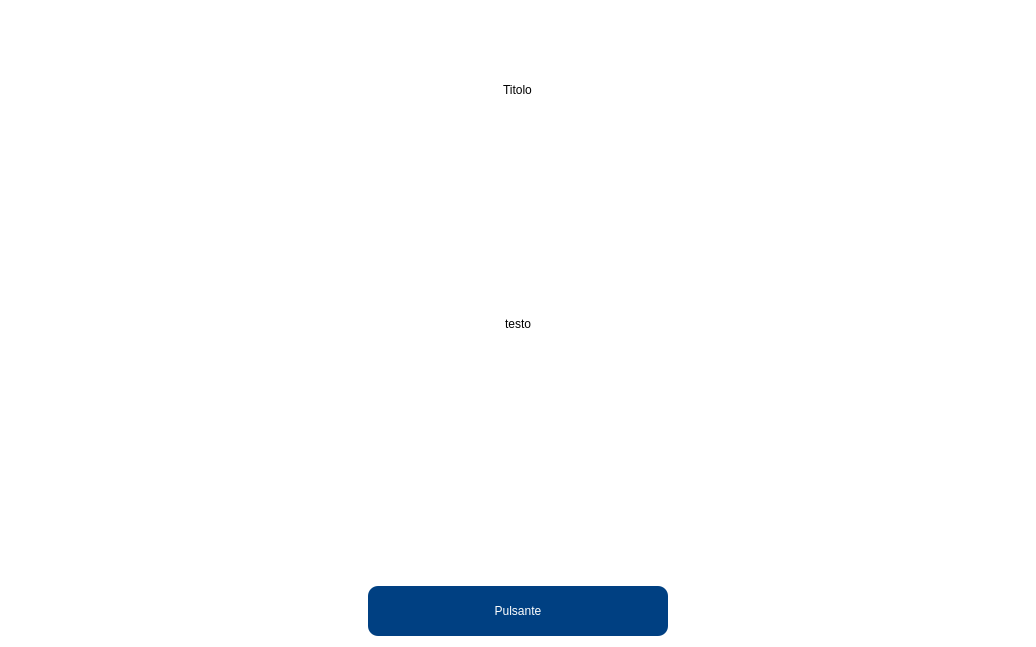
<?xml version="1.0" encoding="UTF-8"?>
<ui version="4.0">
 <class>VideoSelectionPage1</class>
 <widget class="QWidget" name="VideoSelectionPage1">
  <property name="geometry">
   <rect>
    <x>0</x>
    <y>0</y>
    <width>1036</width>
    <height>647</height>
   </rect>
  </property>
  <property name="windowTitle">
   <string>Form</string>
  </property>
  <property name="styleSheet">
   <string notr="true">background-color: rgb(255, 255, 255);</string>
  </property>
  <layout class="QVBoxLayout" name="verticalLayout">
   <item alignment="Qt::AlignHCenter">
    <widget class="QLabel" name="title">
     <property name="styleSheet">
      <string notr="true">font: 38pt &quot;Rubik Light&quot;;
background-color: rgba(255, 255, 255, 0);</string>
     </property>
     <property name="text">
      <string>Titolo</string>
     </property>
    </widget>
   </item>
   <item alignment="Qt::AlignHCenter">
    <widget class="QLabel" name="text">
     <property name="minimumSize">
      <size>
       <width>0</width>
       <height>300</height>
      </size>
     </property>
     <property name="styleSheet">
      <string notr="true">font: 18pt &quot;Rubik Light&quot;;
background-color: rgba(255, 255, 255, 0);</string>
     </property>
     <property name="text">
      <string>testo</string>
     </property>
     <property name="alignment">
      <set>Qt::AlignCenter</set>
     </property>
    </widget>
   </item>
   <item alignment="Qt::AlignHCenter|Qt::AlignBottom">
    <widget class="QPushButton" name="ready_button">
     <property name="minimumSize">
      <size>
       <width>300</width>
       <height>50</height>
      </size>
     </property>
     <property name="maximumSize">
      <size>
       <width>300</width>
       <height>16777215</height>
      </size>
     </property>
     <property name="styleSheet">
      <string notr="true">border-radius: 10px;
font: 15pt &quot;Rubik Light&quot;;
color: rgb(255,255,255);
background-color: rgb(0, 64, 130);</string>
     </property>
     <property name="text">
      <string>Pulsante</string>
     </property>
    </widget>
   </item>
  </layout>
 </widget>
 <resources/>
 <connections/>
</ui>
